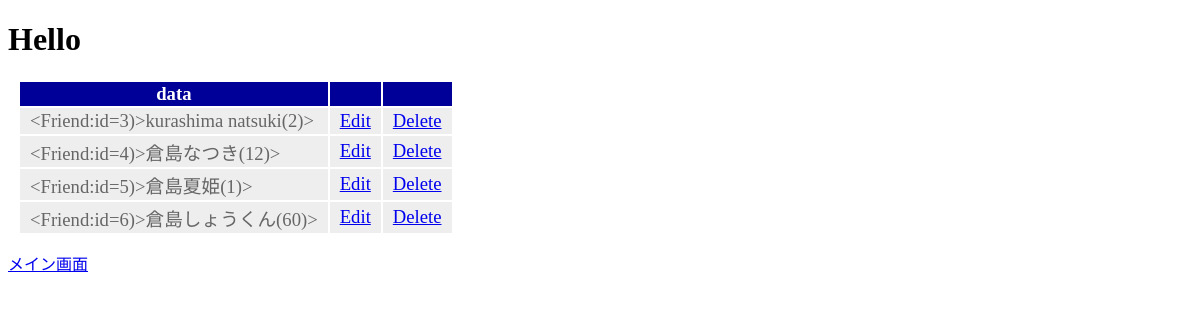
/hello/, run on the app's committed database.
### hello/models.py (models this page shows)
class Friend(models.Model):
    name = models.CharField(max_length=100)
    mail = models.EmailField(max_length=200)
    gender = models.BooleanField()
    age = models.IntegerField(default=0)
    birthday = models.DateField()
    def __str__(self):
        return '<Friend:id=' + str(self.id) + ')>' +\
            self.name + '(' + str(self.age) + ')>'

### hello/views.py (the view)
# urls.py: path('', views.index, name='index'),
def index(request):
    data = Friend.objects.all()
    params = {
        'title': 'Hello',
        'data': data,
    }
    return render(request, 'hello/index.html', params)

### hello/templates/hello/index.html (shortened to what this page needs)
{% load static %}
<!DOCTYPE html>
<html lang="ja">
  <head>
    <link rel="stylesheet" type="text/css"
        href="{% static 'hello/css/style.css' %}" />
  </head>
  <body>
    <h1>{{title}}</h1>
    <table>
        <tr>
            <th>data</th>
            <th></th>
            <th></th>
        </tr>
    {% for item in data %}
        <tr>
            <td>{{item}}</td>
            <td><a href="{% url 'edit' item.id %}">Edit</a></td>
            <td><a href="{% url 'delete' item.id %}">Delete</a></td>
        </tr>
    {% endfor %}
    </table>
    <p><a href="{% url 'mainpage' %}">メイン画面</a></p>
  </body>
</html>

### hello/static/hello/css/style.css (style rules this page uses)
table { margin:10px; font-size:14pt; }
table tr th { background-color:#009; color:white; paddin:2px 10px; birder-size:2px; }
table tr td { background-color:#eee; color:#666; padding:2px 10px; birder-size:2px; }

### data on the page
Friend: id+name+age "<Friend:id=3)>kurashima natsuki(2)>"
Friend: id+name+age "<Friend:id=4)>倉島なつき(12)>"
Friend: id+name+age "<Friend:id=5)>倉島夏姫(1)>"
Friend: id+name+age "<Friend:id=6)>倉島しょうくん(60)>"

### other printed values
{{ title }} "Hello"
